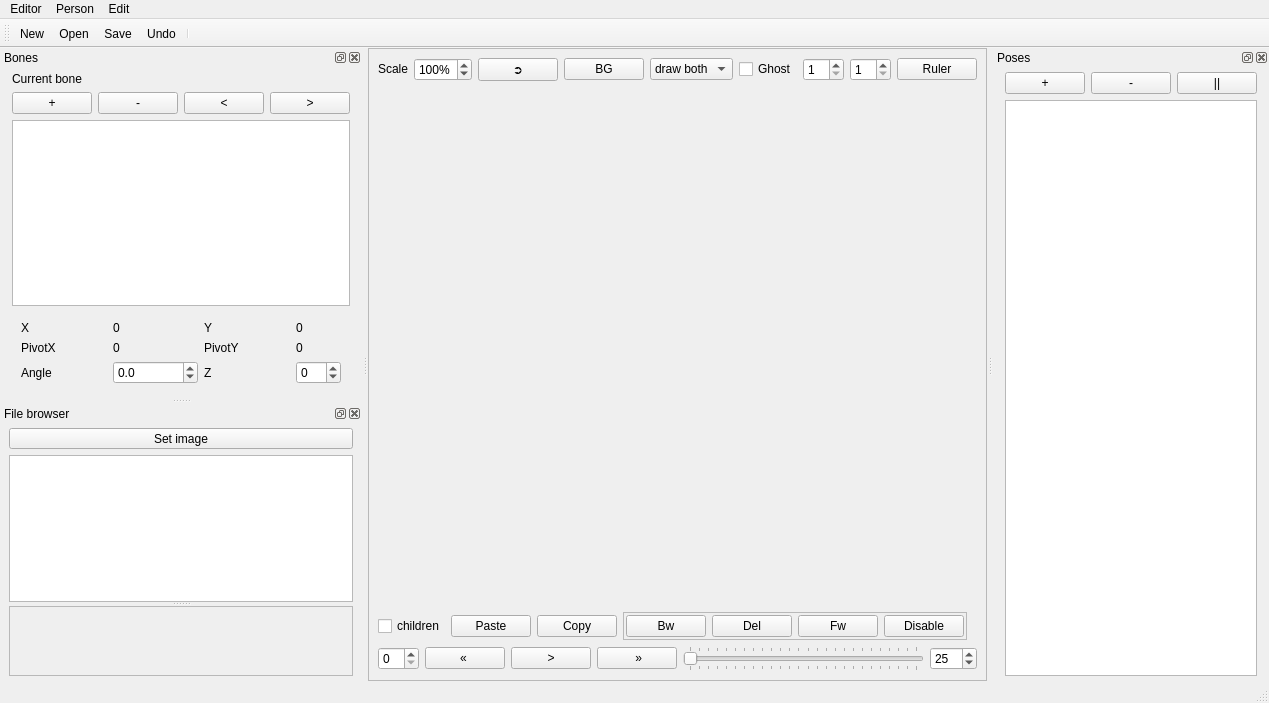
 <widget class="QMainWindow" name="AnimationWindow">
  <property name="geometry">
   <rect>
    <x>0</x>
    <y>0</y>
    <width>1169</width>
    <height>703</height>
   </rect>
  </property>
  <property name="windowTitle">
   <string>MoonTools/Animation</string>
  </property>
  <property name="dockNestingEnabled">
   <bool>true</bool>
  </property>
  <property name="dockOptions">
   <set>QMainWindow::AllowNestedDocks|QMainWindow::AllowTabbedDocks|QMainWindow::AnimatedDocks|QMainWindow::ForceTabbedDocks</set>
  </property>
  <property name="unifiedTitleAndToolBarOnMac">
   <bool>false</bool>
  </property>
  <widget class="QWidget" name="tab_2">
   <layout class="QHBoxLayout" name="horizontalLayout_3">
    <property name="margin">
     <number>0</number>
    </property>
    <item>
     <widget class="QFrame" name="frame">
      <property name="sizePolicy">
       <sizepolicy hsizetype="Preferred" vsizetype="Preferred">
        <horstretch>0</horstretch>
        <verstretch>0</verstretch>
       </sizepolicy>
      </property>
      <property name="frameShape">
       <enum>QFrame::StyledPanel</enum>
      </property>
      <property name="frameShadow">
       <enum>QFrame::Raised</enum>
      </property>
      <layout class="QVBoxLayout" name="verticalLayout_4">
       <item>
        <widget class="QWidget" name="widget_tools" native="true">
         <property name="sizePolicy">
          <sizepolicy hsizetype="Preferred" vsizetype="Fixed">
           <horstretch>0</horstretch>
           <verstretch>0</verstretch>
          </sizepolicy>
         </property>
         <layout class="QHBoxLayout" name="horizontalLayout_14">
          <property name="margin">
           <number>0</number>
          </property>
          <item>
           <widget class="QLabel" name="label_8">
            <property name="sizePolicy">
             <sizepolicy hsizetype="Preferred" vsizetype="Fixed">
              <horstretch>0</horstretch>
              <verstretch>0</verstretch>
             </sizepolicy>
            </property>
            <property name="text">
             <string>Scale</string>
            </property>
           </widget>
          </item>
          <item>
           <widget class="QSpinBox" name="spinBox_viewScale">
            <property name="suffix">
             <string>%</string>
            </property>
            <property name="minimum">
             <number>10</number>
            </property>
            <property name="maximum">
             <number>200</number>
            </property>
            <property name="singleStep">
             <number>10</number>
            </property>
            <property name="value">
             <number>100</number>
            </property>
           </widget>
          </item>
          <item>
           <widget class="QPushButton" name="pushButton_reloadGraphics">
            <property name="toolTip">
             <string>Reload graphics</string>
            </property>
            <property name="text">
             <string>➲</string>
            </property>
           </widget>
          </item>
          <item>
           <widget class="QPushButton" name="pushButton_background">
            <property name="toolTip">
             <string>Set/Reset background</string>
            </property>
            <property name="text">
             <string>BG</string>
            </property>
            <property name="checkable">
             <bool>true</bool>
            </property>
           </widget>
          </item>
          <item>
           <widget class="QComboBox" name="comboBox_objects">
            <property name="toolTip">
             <string>Draw mode</string>
            </property>
            <item>
             <property name="text">
              <string>draw both</string>
             </property>
            </item>
            <item>
             <property name="text">
              <string>skeleton</string>
             </property>
            </item>
            <item>
             <property name="text">
              <string>graphics</string>
             </property>
            </item>
           </widget>
          </item>
          <item>
           <widget class="QCheckBox" name="checkBox_ghost">
            <property name="text">
             <string>Ghost</string>
            </property>
           </widget>
          </item>
          <item>
           <widget class="QSpinBox" name="spinBox_ghostNumber">
            <property name="minimum">
             <number>1</number>
            </property>
           </widget>
          </item>
          <item>
           <widget class="QSpinBox" name="spinBox_ghostStep">
            <property name="minimum">
             <number>1</number>
            </property>
           </widget>
          </item>
          <item>
           <widget class="QPushButton" name="pushButton_ruler">
            <property name="text">
             <string>Ruler</string>
            </property>
            <property name="checkable">
             <bool>true</bool>
            </property>
           </widget>
          </item>
          <item>
           <spacer name="horizontalSpacer_2">
            <property name="orientation">
             <enum>Qt::Horizontal</enum>
            </property>
            <property name="sizeHint" stdset="0">
             <size>
              <width>40</width>
              <height>20</height>
             </size>
            </property>
           </spacer>
          </item>
         </layout>
        </widget>
       </item>
       <item>
        <widget class="DrawArea" name="drawArea" native="true"/>
       </item>
       <item>
        <widget class="QWidget" name="widget_5" native="true">
         <property name="sizePolicy">
          <sizepolicy hsizetype="Preferred" vsizetype="Fixed">
           <horstretch>0</horstretch>
           <verstretch>0</verstretch>
          </sizepolicy>
         </property>
         <layout class="QHBoxLayout" name="horizontalLayout_4">
          <property name="margin">
           <number>0</number>
          </property>
          <item>
           <widget class="QCheckBox" name="checkBox_deepCopy">
            <property name="toolTip">
             <string>Operate with children</string>
            </property>
            <property name="text">
             <string>children</string>
            </property>
           </widget>
          </item>
          <item>
           <widget class="QPushButton" name="pushButton_pasteKF">
            <property name="toolTip">
             <string>Paste key frame</string>
            </property>
            <property name="text">
             <string>Paste</string>
            </property>
           </widget>
          </item>
          <item>
           <widget class="QPushButton" name="pushButton_copyKF">
            <property name="toolTip">
             <string>Copy key frame</string>
            </property>
            <property name="text">
             <string>Copy</string>
            </property>
           </widget>
          </item>
          <item>
           <widget class="QFrame" name="frame_keyFrame">
            <property name="frameShape">
             <enum>QFrame::StyledPanel</enum>
            </property>
            <property name="frameShadow">
             <enum>QFrame::Raised</enum>
            </property>
            <layout class="QHBoxLayout" name="horizontalLayout_5">
             <property name="margin">
              <number>2</number>
             </property>
             <item>
              <widget class="QPushButton" name="pushButton_moveBwKF">
               <property name="toolTip">
                <string>Move backward</string>
               </property>
               <property name="text">
                <string>Bw</string>
               </property>
              </widget>
             </item>
             <item>
              <widget class="QPushButton" name="pushButton_delKeyFrame">
               <property name="sizePolicy">
                <sizepolicy hsizetype="Fixed" vsizetype="Fixed">
                 <horstretch>0</horstretch>
                 <verstretch>0</verstretch>
                </sizepolicy>
               </property>
               <property name="toolTip">
                <string>Delete key frame</string>
               </property>
               <property name="text">
                <string>Del</string>
               </property>
              </widget>
             </item>
             <item>
              <widget class="QPushButton" name="pushButton_moveFwKF">
               <property name="toolTip">
                <string>Move forward</string>
               </property>
               <property name="text">
                <string>Fw</string>
               </property>
              </widget>
             </item>
             <item>
              <widget class="QPushButton" name="pushButton_disableKF">
               <property name="text">
                <string>Disable</string>
               </property>
               <property name="checkable">
                <bool>true</bool>
               </property>
              </widget>
             </item>
            </layout>
           </widget>
          </item>
          <item>
           <spacer name="horizontalSpacer_3">
            <property name="orientation">
             <enum>Qt::Horizontal</enum>
            </property>
            <property name="sizeHint" stdset="0">
             <size>
              <width>40</width>
              <height>20</height>
             </size>
            </property>
           </spacer>
          </item>
          <item>
           <widget class="QWidget" name="widget_keyFrame" native="true">
            <property name="sizePolicy">
             <sizepolicy hsizetype="Preferred" vsizetype="Fixed">
              <horstretch>0</horstretch>
              <verstretch>0</verstretch>
             </sizepolicy>
            </property>
            <layout class="QHBoxLayout" name="horizontalLayout_9">
             <property name="margin">
              <number>0</number>
             </property>
            </layout>
           </widget>
          </item>
         </layout>
        </widget>
       </item>
       <item>
        <widget class="QWidget" name="widget_timeline" native="true">
         <property name="sizePolicy">
          <sizepolicy hsizetype="Preferred" vsizetype="Fixed">
           <horstretch>0</horstretch>
           <verstretch>0</verstretch>
          </sizepolicy>
         </property>
         <layout class="QHBoxLayout" name="horizontalLayout_8">
          <property name="margin">
           <number>0</number>
          </property>
          <item>
           <widget class="QSpinBox" name="spinBox_currentFrame">
            <property name="sizePolicy">
             <sizepolicy hsizetype="Fixed" vsizetype="Fixed">
              <horstretch>0</horstretch>
              <verstretch>0</verstretch>
             </sizepolicy>
            </property>
           </widget>
          </item>
          <item>
           <widget class="QPushButton" name="pushButton_prevKF">
            <property name="sizePolicy">
             <sizepolicy hsizetype="Fixed" vsizetype="Fixed">
              <horstretch>0</horstretch>
              <verstretch>0</verstretch>
             </sizepolicy>
            </property>
            <property name="toolTip">
             <string>Previous key frame</string>
            </property>
            <property name="text">
             <string>« </string>
            </property>
           </widget>
          </item>
          <item>
           <widget class="QPushButton" name="pushButton_play">
            <property name="sizePolicy">
             <sizepolicy hsizetype="Fixed" vsizetype="Fixed">
              <horstretch>0</horstretch>
              <verstretch>0</verstretch>
             </sizepolicy>
            </property>
            <property name="toolTip">
             <string>Play</string>
            </property>
            <property name="text">
             <string>&gt;</string>
            </property>
            <property name="checkable">
             <bool>true</bool>
            </property>
            <property name="checked">
             <bool>false</bool>
            </property>
            <property name="default">
             <bool>false</bool>
            </property>
            <property name="flat">
             <bool>false</bool>
            </property>
           </widget>
          </item>
          <item>
           <widget class="QPushButton" name="pushButton_nextKF">
            <property name="sizePolicy">
             <sizepolicy hsizetype="Fixed" vsizetype="Fixed">
              <horstretch>0</horstretch>
              <verstretch>0</verstretch>
             </sizepolicy>
            </property>
            <property name="toolTip">
             <string>Next key frame</string>
            </property>
            <property name="text">
             <string> »</string>
            </property>
           </widget>
          </item>
          <item>
           <widget class="TimeLine" name="timeline">
            <property name="sizePolicy">
             <sizepolicy hsizetype="Preferred" vsizetype="Fixed">
              <horstretch>0</horstretch>
              <verstretch>0</verstretch>
             </sizepolicy>
            </property>
            <property name="maximum">
             <number>25</number>
            </property>
            <property name="orientation">
             <enum>Qt::Horizontal</enum>
            </property>
            <property name="tickPosition">
             <enum>QSlider::TicksBothSides</enum>
            </property>
            <property name="tickInterval">
             <number>1</number>
            </property>
           </widget>
          </item>
          <item>
           <widget class="QSpinBox" name="spinBox_animationLength">
            <property name="sizePolicy">
             <sizepolicy hsizetype="Fixed" vsizetype="Fixed">
              <horstretch>0</horstretch>
              <verstretch>0</verstretch>
             </sizepolicy>
            </property>
            <property name="minimum">
             <number>1</number>
            </property>
            <property name="maximum">
             <number>250</number>
            </property>
            <property name="value">
             <number>25</number>
            </property>
           </widget>
          </item>
         </layout>
        </widget>
       </item>
      </layout>
     </widget>
    </item>
   </layout>
  </widget>
  <widget class="QMenuBar" name="menuBar">
   <property name="geometry">
    <rect>
     <x>0</x>
     <y>0</y>
     <width>1169</width>
     <height>22</height>
    </rect>
   </property>
   <widget class="QMenu" name="menuPerson">
    <property name="title">
     <string>Person</string>
    </property>
    <addaction name="actionPersonNew"/>
    <addaction name="actionPersonLoad"/>
    <addaction name="actionPersonSave"/>
    <addaction name="actionPersonSave_as"/>
   </widget>
   <widget class="QMenu" name="menuEdit">
    <property name="title">
     <string>Edit</string>
    </property>
    <addaction name="actionPlay_Stop"/>
    <addaction name="actionFrame_Forward"/>
    <addaction name="actionFrame_Backward"/>
    <addaction name="actionLast_Frame"/>
    <addaction name="actionFirst_Frame"/>
   </widget>
   <widget class="QMenu" name="menuMoon">
    <property name="title">
     <string>Editor</string>
    </property>
    <addaction name="actionAnimation"/>
    <addaction name="actionLevel"/>
   </widget>
   <addaction name="menuMoon"/>
   <addaction name="menuPerson"/>
   <addaction name="menuEdit"/>
  </widget>
  <widget class="QToolBar" name="mainToolBar">
   <property name="windowTitle">
    <string>Tool bar</string>
   </property>
   <attribute name="toolBarArea">
    <enum>TopToolBarArea</enum>
   </attribute>
   <attribute name="toolBarBreak">
    <bool>false</bool>
   </attribute>
   <addaction name="actionPersonNew"/>
   <addaction name="actionPersonLoad"/>
   <addaction name="actionPersonSave"/>
   <addaction name="actionUndo"/>
   <addaction name="separator"/>
  </widget>
  <widget class="QStatusBar" name="statusBar"/>
  <widget class="QDockWidget" name="dockWidget_bones">
   <property name="maximumSize">
    <size>
     <width>524287</width>
     <height>524287</height>
    </size>
   </property>
   <property name="windowTitle">
    <string>Bones</string>
   </property>
   <attribute name="dockWidgetArea">
    <number>1</number>
   </attribute>
   <widget class="QWidget" name="widget_bones">
    <property name="sizePolicy">
     <sizepolicy hsizetype="Preferred" vsizetype="Preferred">
      <horstretch>0</horstretch>
      <verstretch>0</verstretch>
     </sizepolicy>
    </property>
    <layout class="QVBoxLayout" name="verticalLayout_2">
     <property name="leftMargin">
      <number>12</number>
     </property>
     <property name="topMargin">
      <number>5</number>
     </property>
     <property name="rightMargin">
      <number>12</number>
     </property>
     <property name="bottomMargin">
      <number>5</number>
     </property>
     <item>
      <widget class="QWidget" name="widget_12" native="true">
       <layout class="QHBoxLayout" name="horizontalLayout_13">
        <property name="margin">
         <number>0</number>
        </property>
        <item>
         <widget class="QLabel" name="label_3">
          <property name="sizePolicy">
           <sizepolicy hsizetype="Fixed" vsizetype="Preferred">
            <horstretch>0</horstretch>
            <verstretch>0</verstretch>
           </sizepolicy>
          </property>
          <property name="text">
           <string>Current bone</string>
          </property>
         </widget>
        </item>
        <item>
         <widget class="QLabel" name="label_boneName">
          <property name="text">
           <string/>
          </property>
         </widget>
        </item>
       </layout>
      </widget>
     </item>
     <item>
      <widget class="QWidget" name="widget_2" native="true">
       <layout class="QHBoxLayout" name="horizontalLayout">
        <property name="margin">
         <number>0</number>
        </property>
        <item>
         <widget class="QPushButton" name="pushButton_boneAdd">
          <property name="sizePolicy">
           <sizepolicy hsizetype="Fixed" vsizetype="Fixed">
            <horstretch>0</horstretch>
            <verstretch>0</verstretch>
           </sizepolicy>
          </property>
          <property name="toolTip">
           <string>Add bone</string>
          </property>
          <property name="text">
           <string>+</string>
          </property>
         </widget>
        </item>
        <item>
         <widget class="QPushButton" name="pushButton_boneDel">
          <property name="sizePolicy">
           <sizepolicy hsizetype="Fixed" vsizetype="Fixed">
            <horstretch>0</horstretch>
            <verstretch>0</verstretch>
           </sizepolicy>
          </property>
          <property name="toolTip">
           <string>Delete bone</string>
          </property>
          <property name="text">
           <string>-</string>
          </property>
         </widget>
        </item>
        <item>
         <widget class="QPushButton" name="pushButton_boneUp">
          <property name="sizePolicy">
           <sizepolicy hsizetype="Fixed" vsizetype="Fixed">
            <horstretch>0</horstretch>
            <verstretch>0</verstretch>
           </sizepolicy>
          </property>
          <property name="text">
           <string>&lt;</string>
          </property>
         </widget>
        </item>
        <item>
         <widget class="QPushButton" name="pushButton_boneDown">
          <property name="sizePolicy">
           <sizepolicy hsizetype="Fixed" vsizetype="Fixed">
            <horstretch>0</horstretch>
            <verstretch>0</verstretch>
           </sizepolicy>
          </property>
          <property name="text">
           <string>&gt;</string>
          </property>
         </widget>
        </item>
        <item>
         <spacer name="horizontalSpacer_4">
          <property name="orientation">
           <enum>Qt::Horizontal</enum>
          </property>
          <property name="sizeHint" stdset="0">
           <size>
            <width>40</width>
            <height>20</height>
           </size>
          </property>
         </spacer>
        </item>
       </layout>
      </widget>
     </item>
     <item>
      <widget class="QTreeWidget" name="treeWidget">
       <property name="sizePolicy">
        <sizepolicy hsizetype="Preferred" vsizetype="Expanding">
         <horstretch>0</horstretch>
         <verstretch>0</verstretch>
        </sizepolicy>
       </property>
       <property name="maximumSize">
        <size>
         <width>16777215</width>
         <height>16777215</height>
        </size>
       </property>
       <property name="alternatingRowColors">
        <bool>true</bool>
       </property>
       <attribute name="headerVisible">
        <bool>false</bool>
       </attribute>
       <column>
        <property name="text">
         <string notr="true">1</string>
        </property>
       </column>
      </widget>
     </item>
     <item>
      <widget class="QWidget" name="widget_3" native="true">
       <layout class="QGridLayout" name="gridLayout">
        <item row="0" column="0">
         <widget class="QLabel" name="label">
          <property name="text">
           <string>X</string>
          </property>
         </widget>
        </item>
        <item row="0" column="1">
         <widget class="QLabel" name="label_xValue">
          <property name="text">
           <string>0</string>
          </property>
         </widget>
        </item>
        <item row="0" column="2">
         <widget class="QLabel" name="label_2">
          <property name="text">
           <string>Y</string>
          </property>
         </widget>
        </item>
        <item row="0" column="3">
         <widget class="QLabel" name="label_yValue">
          <property name="text">
           <string>0</string>
          </property>
         </widget>
        </item>
        <item row="1" column="0">
         <widget class="QLabel" name="label_6">
          <property name="text">
           <string>PivotX</string>
          </property>
         </widget>
        </item>
        <item row="1" column="1">
         <widget class="QLabel" name="label_xPivot">
          <property name="text">
           <string>0</string>
          </property>
         </widget>
        </item>
        <item row="1" column="2">
         <widget class="QLabel" name="label_7">
          <property name="text">
           <string>PivotY</string>
          </property>
         </widget>
        </item>
        <item row="2" column="0">
         <widget class="QLabel" name="label_5">
          <property name="text">
           <string>Angle</string>
          </property>
         </widget>
        </item>
        <item row="1" column="3">
         <widget class="QLabel" name="label_yPivot">
          <property name="text">
           <string>0</string>
          </property>
         </widget>
        </item>
        <item row="2" column="2">
         <widget class="QLabel" name="label_4">
          <property name="text">
           <string>Z</string>
          </property>
         </widget>
        </item>
        <item row="2" column="3">
         <widget class="QSpinBox" name="spinBox_zCoord">
          <property name="sizePolicy">
           <sizepolicy hsizetype="Fixed" vsizetype="Fixed">
            <horstretch>0</horstretch>
            <verstretch>0</verstretch>
           </sizepolicy>
          </property>
          <property name="minimum">
           <number>-99</number>
          </property>
         </widget>
        </item>
        <item row="2" column="1">
         <widget class="QDoubleSpinBox" name="doubleSpinBox_angle">
          <property name="sizePolicy">
           <sizepolicy hsizetype="Minimum" vsizetype="Fixed">
            <horstretch>0</horstretch>
            <verstretch>0</verstretch>
           </sizepolicy>
          </property>
          <property name="decimals">
           <number>1</number>
          </property>
          <property name="minimum">
           <double>-360.000000000000000</double>
          </property>
          <property name="maximum">
           <double>360.000000000000000</double>
          </property>
         </widget>
        </item>
       </layout>
      </widget>
     </item>
    </layout>
   </widget>
  </widget>
  <widget class="QDockWidget" name="dockWidget_poses">
   <property name="maximumSize">
    <size>
     <width>524287</width>
     <height>524287</height>
    </size>
   </property>
   <property name="windowTitle">
    <string>Poses</string>
   </property>
   <attribute name="dockWidgetArea">
    <number>2</number>
   </attribute>
   <widget class="QWidget" name="widget_poses">
    <property name="sizePolicy">
     <sizepolicy hsizetype="Preferred" vsizetype="Preferred">
      <horstretch>0</horstretch>
      <verstretch>0</verstretch>
     </sizepolicy>
    </property>
    <layout class="QVBoxLayout" name="verticalLayout_3">
     <property name="leftMargin">
      <number>12</number>
     </property>
     <property name="topMargin">
      <number>5</number>
     </property>
     <property name="rightMargin">
      <number>12</number>
     </property>
     <property name="bottomMargin">
      <number>5</number>
     </property>
     <item>
      <widget class="QWidget" name="widget_4" native="true">
       <property name="sizePolicy">
        <sizepolicy hsizetype="Preferred" vsizetype="Preferred">
         <horstretch>0</horstretch>
         <verstretch>0</verstretch>
        </sizepolicy>
       </property>
       <layout class="QHBoxLayout" name="horizontalLayout_2">
        <property name="margin">
         <number>0</number>
        </property>
        <item>
         <widget class="QPushButton" name="pushButton_poseAdd">
          <property name="sizePolicy">
           <sizepolicy hsizetype="Fixed" vsizetype="Fixed">
            <horstretch>0</horstretch>
            <verstretch>0</verstretch>
           </sizepolicy>
          </property>
          <property name="toolTip">
           <string>Add pose</string>
          </property>
          <property name="text">
           <string>+</string>
          </property>
         </widget>
        </item>
        <item>
         <widget class="QPushButton" name="pushButton_poseDel">
          <property name="sizePolicy">
           <sizepolicy hsizetype="Fixed" vsizetype="Fixed">
            <horstretch>0</horstretch>
            <verstretch>0</verstretch>
           </sizepolicy>
          </property>
          <property name="toolTip">
           <string>Delete pose</string>
          </property>
          <property name="text">
           <string>-</string>
          </property>
         </widget>
        </item>
        <item>
         <widget class="QPushButton" name="pushButton_poseCopy">
          <property name="toolTip">
           <string>Copy pose</string>
          </property>
          <property name="text">
           <string>||</string>
          </property>
         </widget>
        </item>
        <item>
         <spacer name="horizontalSpacer">
          <property name="orientation">
           <enum>Qt::Horizontal</enum>
          </property>
          <property name="sizeHint" stdset="0">
           <size>
            <width>40</width>
            <height>20</height>
           </size>
          </property>
         </spacer>
        </item>
       </layout>
      </widget>
     </item>
     <item>
      <widget class="QListWidget" name="listWidget">
       <property name="sizePolicy">
        <sizepolicy hsizetype="Preferred" vsizetype="Expanding">
         <horstretch>0</horstretch>
         <verstretch>0</verstretch>
        </sizepolicy>
       </property>
       <property name="maximumSize">
        <size>
         <width>16777215</width>
         <height>16777215</height>
        </size>
       </property>
       <property name="editTriggers">
        <set>QAbstractItemView::DoubleClicked|QAbstractItemView::EditKeyPressed|QAbstractItemView::SelectedClicked</set>
       </property>
       <property name="alternatingRowColors">
        <bool>true</bool>
       </property>
       <property name="sortingEnabled">
        <bool>false</bool>
       </property>
      </widget>
     </item>
    </layout>
   </widget>
  </widget>
  <widget class="QDockWidget" name="dockWidget_fileBrowser">
   <property name="windowTitle">
    <string>File browser</string>
   </property>
   <attribute name="dockWidgetArea">
    <number>1</number>
   </attribute>
   <widget class="QWidget" name="dockWidgetContents">
    <layout class="QVBoxLayout" name="verticalLayout">
     <property name="topMargin">
      <number>5</number>
     </property>
     <property name="bottomMargin">
      <number>5</number>
     </property>
     <item>
      <widget class="QToolButton" name="toolButton_setImageForBone">
       <property name="sizePolicy">
        <sizepolicy hsizetype="Preferred" vsizetype="Fixed">
         <horstretch>0</horstretch>
         <verstretch>0</verstretch>
        </sizepolicy>
       </property>
       <property name="text">
        <string>Set image</string>
       </property>
      </widget>
     </item>
     <item>
      <widget class="QSplitter" name="widget_splitter">
       <property name="frameShape">
        <enum>QFrame::NoFrame</enum>
       </property>
       <property name="orientation">
        <enum>Qt::Vertical</enum>
       </property>
       <widget class="QTreeView" name="treeView_fs">
        <property name="alternatingRowColors">
         <bool>true</bool>
        </property>
        <property name="uniformRowHeights">
         <bool>true</bool>
        </property>
        <property name="sortingEnabled">
         <bool>true</bool>
        </property>
        <property name="animated">
         <bool>true</bool>
        </property>
        <property name="allColumnsShowFocus">
         <bool>true</bool>
        </property>
       </widget>
       <widget class="QScrollArea" name="scrollArea">
        <property name="widgetResizable">
         <bool>true</bool>
        </property>
        <widget class="QWidget" name="scrollAreaWidgetContents">
         <property name="geometry">
          <rect>
           <x>0</x>
           <y>0</y>
           <width>256</width>
           <height>76</height>
          </rect>
         </property>
         <layout class="QVBoxLayout" name="verticalLayout_5">
          <item>
           <widget class="QLabel" name="label_previewFile">
            <property name="sizePolicy">
             <sizepolicy hsizetype="Preferred" vsizetype="Preferred">
              <horstretch>0</horstretch>
              <verstretch>0</verstretch>
             </sizepolicy>
            </property>
            <property name="frameShape">
             <enum>QFrame::NoFrame</enum>
            </property>
            <property name="text">
             <string/>
            </property>
            <property name="scaledContents">
             <bool>false</bool>
            </property>
            <property name="alignment">
             <set>Qt::AlignCenter</set>
            </property>
           </widget>
          </item>
         </layout>
        </widget>
       </widget>
      </widget>
     </item>
    </layout>
   </widget>
  </widget>
  <action name="actionPersonLoad">
   <property name="text">
    <string>Open</string>
   </property>
   <property name="toolTip">
    <string>Open animation</string>
   </property>
   <property name="shortcut">
    <string>Ctrl+O</string>
   </property>
  </action>
  <action name="actionPersonSave">
   <property name="text">
    <string>Save</string>
   </property>
   <property name="shortcut">
    <string>Ctrl+S</string>
   </property>
   <property name="shortcutContext">
    <enum>Qt::WindowShortcut</enum>
   </property>
  </action>
  <action name="actionPersonNew">
   <property name="text">
    <string>New</string>
   </property>
   <property name="shortcut">
    <string>Ctrl+N</string>
   </property>
  </action>
  <action name="actionPersonSave_as">
   <property name="text">
    <string>Save as</string>
   </property>
   <property name="shortcut">
    <string>Ctrl+Shift+S</string>
   </property>
  </action>
  <action name="actionFrame_Forward">
   <property name="text">
    <string>Frame Forward</string>
   </property>
   <property name="shortcut">
    <string>Right</string>
   </property>
   <property name="shortcutContext">
    <enum>Qt::WindowShortcut</enum>
   </property>
  </action>
  <action name="actionFrame_Backward">
   <property name="text">
    <string>Frame Backward</string>
   </property>
   <property name="shortcut">
    <string>Left</string>
   </property>
  </action>
  <action name="actionFirst_Frame">
   <property name="text">
    <string>First Frame</string>
   </property>
   <property name="shortcut">
    <string>Shift+Left</string>
   </property>
  </action>
  <action name="actionLast_Frame">
   <property name="text">
    <string>Last Frame</string>
   </property>
   <property name="shortcut">
    <string>Shift+Right</string>
   </property>
  </action>
  <action name="actionUndo">
   <property name="text">
    <string>Undo</string>
   </property>
   <property name="shortcut">
    <string>Ctrl+Z</string>
   </property>
   <property name="shortcutContext">
    <enum>Qt::WindowShortcut</enum>
   </property>
  </action>
  <action name="actionPlay_Stop">
   <property name="checkable">
    <bool>true</bool>
   </property>
   <property name="text">
    <string>Play/Stop</string>
   </property>
   <property name="shortcut">
    <string>Space</string>
   </property>
  </action>
  <action name="actionAnimation">
   <property name="text">
    <string>Animation</string>
   </property>
   <property name="shortcut">
    <string>Meta+Ctrl+A</string>
   </property>
  </action>
  <action name="actionLevel">
   <property name="text">
    <string>Level</string>
   </property>
   <property name="shortcut">
    <string>Meta+Ctrl+L</string>
   </property>
  </action>
 </widget>
